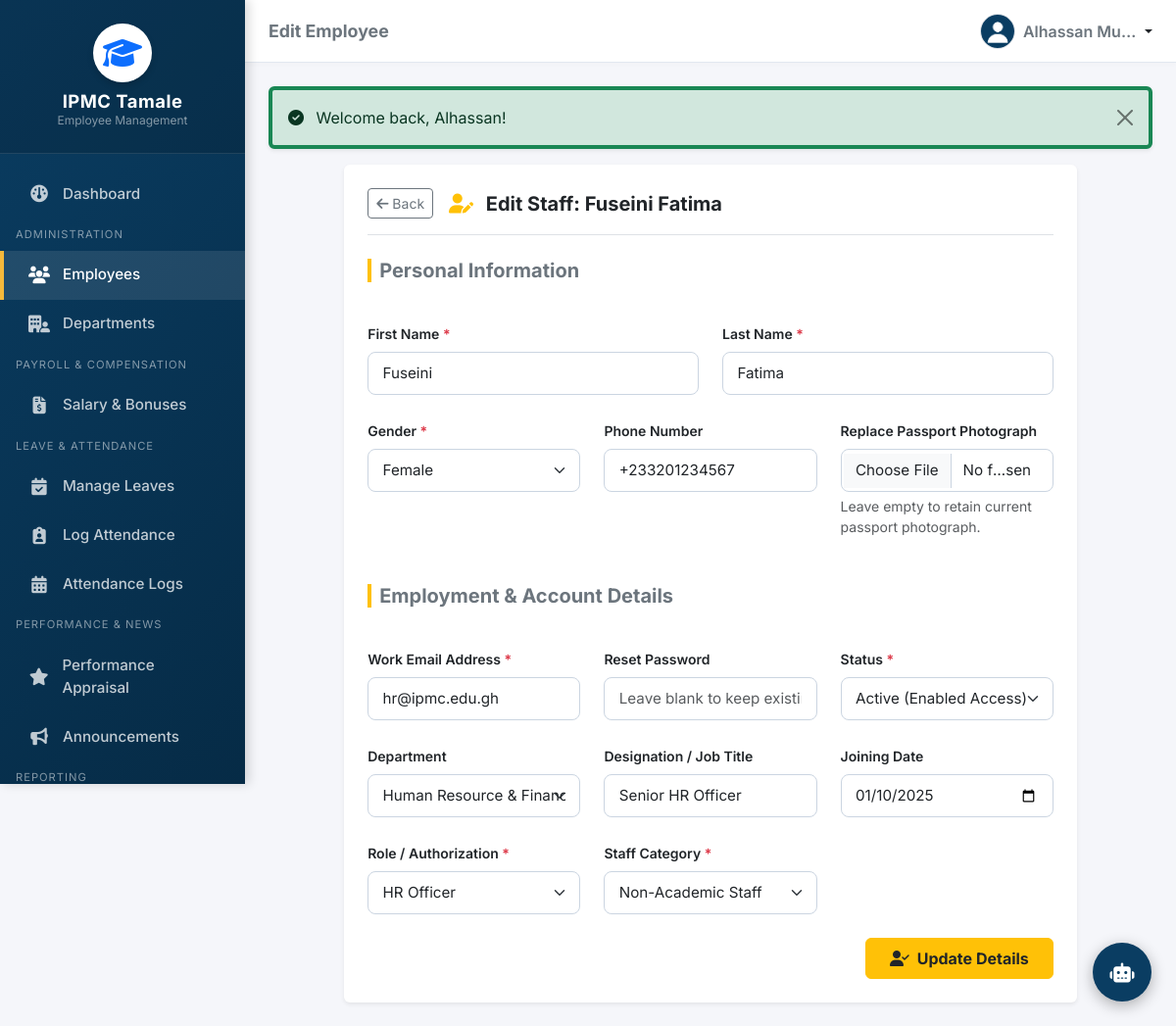
Page /employee-edit.php?id=2 (signed in) on the committed database.
### tables this page shows
CREATE TABLE IF NOT EXISTS `employees` (
    `id` INT AUTO_INCREMENT PRIMARY KEY,
    `employee_id` VARCHAR(50) NOT NULL UNIQUE,  
    `first_name` VARCHAR(50) NOT NULL,
    `last_name` VARCHAR(50) NOT NULL,
    `email` VARCHAR(100) NOT NULL UNIQUE,
    `password_hash` VARCHAR(255) NOT NULL,
    `role` ENUM('Admin', 'HR', 'Employee') NOT NULL DEFAULT 'Employee',
    `staff_type` ENUM('Academic', 'Non-Academic') NOT NULL DEFAULT 'Non-Academic',
    `gender` ENUM('Male', 'Female', 'Other') NOT NULL,
    `phone` VARCHAR(20) DEFAULT NULL,
    `department_id` INT DEFAULT NULL,
    `designation` VARCHAR(100) DEFAULT NULL,
    `joining_date` DATE NOT NULL,
    `photo` VARCHAR(255) DEFAULT NULL,  
    `status` ENUM('Active', 'Inactive') NOT NULL DEFAULT 'Active',
    `created_at` TIMESTAMP DEFAULT CURRENT_TIMESTAMP,
    `updated_at` TIMESTAMP DEFAULT CURRENT_TIMESTAMP ON UPDATE CURRENT_TIMESTAMP,
    FOREIGN KEY (`department_id`) REFERENCES `departments` (`id`) ON DELETE SET NULL
);

CREATE TABLE IF NOT EXISTS `departments` (
    `id` INT AUTO_INCREMENT PRIMARY KEY,
    `name` VARCHAR(100) NOT NULL UNIQUE,
    `code` VARCHAR(20) NOT NULL UNIQUE,
    `description` TEXT,
    `created_at` TIMESTAMP DEFAULT CURRENT_TIMESTAMP,
    `updated_at` TIMESTAMP DEFAULT CURRENT_TIMESTAMP ON UPDATE CURRENT_TIMESTAMP
);

### classes/Database.php (called while the page is built)
<?php
class Database {
    private static $host = 'localhost';
    private static $db_name = 'ipmc_ems';
    private static $username = 'ipmc_user';
    private static $password = 'ipmc_secure_pass123!';
    private static $conn = null;
    public static function connect() {
        if (self::$conn === null) {
            try {
                $dsn = "mysql:host=" . self::$host . ";dbname=" . self::$db_name . ";charset=utf8mb4";
                self::$conn = new PDO($dsn, self::$username, self::$password, [
                    PDO::ATTR_ERRMODE => PDO::ERRMODE_EXCEPTION,
                    PDO::ATTR_DEFAULT_FETCH_MODE => PDO::FETCH_ASSOC,
                    PDO::ATTR_EMULATE_PREPARES => false
                ]);
            } catch (PDOException $e) {
                die("Database Connection Error: " . $e->getMessage());
            }
        }
        return self::$conn;
    }
}

### classes/Employee.php (called while the page is built, shortened)
<?php
require_once __DIR__ . '/Database.php';
class Employee {
    private $db;
    public function __construct() {
        $this->db = Database::connect();
    }
    public function findById($id) {
        $stmt = $this->db->prepare("
            SELECT e.*, d.name as department_name
            FROM employees e
            LEFT JOIN departments d ON e.department_id = d.id
            WHERE e.id = :id
        ");
        $stmt->execute(['id' => $id]);
        return $stmt->fetch();
    }
}
?>

### classes/Department.php (called while the page is built, shortened)
<?php
require_once __DIR__ . '/Database.php';
class Department {
    private $db;
    public function __construct() {
        $this->db = Database::connect();
    }
    public function getAll() {
        $stmt = $this->db->query("
            SELECT d.*, COUNT(e.id) as employee_count
            FROM departments d
            LEFT JOIN employees e ON d.id = e.department_id
            GROUP BY d.id
            ORDER BY d.name ASC
        ");
        return $stmt->fetchAll();
    }
}
?>

### employee-edit.php (the view, shortened to what this page needs)
<?php
require_once __DIR__ . '/classes/Employee.php';
require_once __DIR__ . '/classes/Department.php';
$employeeModel = new Employee();
$departmentModel = new Department();
$departments = $departmentModel->getAll();
$id = intval($_GET['id'] ?? 0);
$employee = $employeeModel->findById($id);
include_once __DIR__ . '/includes/header.php';
?>
<div class="row justify-content-center">
    <div class="col-12 col-xl-10">
        <div class="card border-0 shadow-sm p-3 p-md-4 bg-white">
            <div class="d-flex align-items-center flex-wrap mb-4 border-bottom pb-3 gap-2">
                <a href="employees.php" class="btn btn-sm btn-outline-secondary me-2"><i class="fa-solid fa-arrow-left"></i> Back</a>
                <h4 class="fw-bold mb-0 text-dark fs-5">
                    <i class="fa-solid fa-user-pen text-warning me-2"></i> Edit Staff: <?php echo htmlspecialchars($employee['first_name'] . ' ' . $employee['last_name']); ?>
                </h4>
            </div>
            <form method="POST" action="employee-edit.php?id=<?php echo $employee['id']; ?>" enctype="multipart/form-data" class="row g-4">
                <div class="col-12">
                    <h5 class="fw-bold text-secondary mb-3 border-start border-4 border-warning ps-2">Personal Information</h5>
                </div>
                <div class="col-12 col-md-6">
                    <label class="form-label fw-semibold small">First Name <span class="text-danger">*</span></label>
                    <input type="text" class="form-control" name="first_name" required value="<?php echo htmlspecialchars($employee['first_name']); ?>">
                </div>
                <div class="col-12 col-md-6">
                    <label class="form-label fw-semibold small">Last Name <span class="text-danger">*</span></label>
                    <input type="text" class="form-control" name="last_name" required value="<?php echo htmlspecialchars($employee['last_name']); ?>">
                </div>
                <div class="col-12 col-md-4">
                    <label class="form-label fw-semibold small">Gender <span class="text-danger">*</span></label>
                    <select class="form-select" name="gender" required>
                        <option value="Female" <?php echo ($employee['gender'] === 'Female') ? 'selected' : ''; ?>>Female</option>
                    </select>
                </div>
                <div class="col-12 col-md-4">
                    <label class="form-label fw-semibold small">Phone Number</label>
                    <input type="text" class="form-control" name="phone" value="<?php echo htmlspecialchars($employee['phone'] ?? ''); ?>">
                </div>
                <div class="col-12 col-md-4">
                    <label class="form-label fw-semibold small">Replace Passport Photograph</label>
                    <input type="file" class="form-control" name="photo" accept="image/*">
                    <small class="text-muted d-block mt-1">Leave empty to retain current passport photograph.</small>
                </div>
                <div class="col-12 mt-5">
                    <h5 class="fw-bold text-secondary mb-3 border-start border-4 border-warning ps-2">Employment & Account Details</h5>
                </div>
                <div class="col-12 col-md-4">
                    <label class="form-label fw-semibold small">Work Email Address <span class="text-danger">*</span></label>
                    <input type="email" class="form-control" name="email" required value="<?php echo htmlspecialchars($employee['email']); ?>">
                </div>
                <div class="col-12 col-md-4">
                    <label class="form-label fw-semibold small">Reset Password</label>
                    <input type="password" class="form-control" name="password" placeholder="Leave blank to keep existing password">
                </div>
                <div class="col-12 col-md-4">
                    <label class="form-label fw-semibold small">Status <span class="text-danger">*</span></label>
                    <select class="form-select" name="status" required>
                        <option value="Active" <?php echo ($employee['status'] === 'Active') ? 'selected' : ''; ?>>Active (Enabled Access)</option>
                    </select>
                </div>
                <div class="col-12 col-md-4">
                    <label class="form-label fw-semibold small">Department</label>
                    <select class="form-select" name="department_id">
                        <?php foreach ($departments as $dept): ?>
                            <option value="<?php echo $dept['id']; ?>" <?php echo ($employee['department_id'] == $dept['id']) ? 'selected' : ''; ?>>
                                <?php echo htmlspecialchars($dept['name']); ?>
                            </option>
                        <?php endforeach; ?>
                    </select>
                </div>
                <div class="col-12 col-md-4">
                    <label class="form-label fw-semibold small">Designation / Job Title</label>
                    <input type="text" class="form-control" name="designation" value="<?php echo htmlspecialchars($employee['designation'] ?? ''); ?>">
                </div>
                <div class="col-12 col-md-4">
                    <label class="form-label fw-semibold small">Joining Date</label>
                    <input type="date" class="form-control" name="joining_date" value="<?php echo $employee['joining_date']; ?>">
                </div>
                <div class="col-12 col-md-4">
                    <label class="form-label fw-semibold small">Role / Authorization <span class="text-danger">*</span></label>
                    <select class="form-select" name="role" required>
                        <option value="HR" <?php echo ($employee['role'] === 'HR') ? 'selected' : ''; ?>>HR Officer</option>
                    </select>
                </div>
                <div class="col-12 col-md-4">
                    <label class="form-label fw-semibold small">Staff Category <span class="text-danger">*</span></label>
                    <select class="form-select" name="staff_type" required>
                        <option value="Non-Academic" <?php echo ($employee['staff_type'] === 'Non-Academic') ? 'selected' : ''; ?>>Non-Academic Staff</option>
                    </select>
                </div>
                <div class="col-12 mt-4 text-end">
                    <button type="submit" class="btn btn-warning btn-submit-mobile text-dark fw-bold px-4 py-2"><i class="fa-solid fa-user-check me-1"></i> Update Details</button>
                </div>
            </form>
        </div>
    </div>
</div>
<?php include_once __DIR__ . '/includes/footer.php'; ?>

### css/style.css (style rules this page uses)
:root { --ipmc-primary: #0a3d62; --ipmc-secondary: #3c6382; --ipmc-accent: #f6b93b; --ipmc-dark: #1e272e; --ipmc-light: #f8f9fa; --ipmc-sidebar-width: 250px; --ipmc-transition: all 0.3s cubic-bezier(0.4, 0, 0.2, 1); }
body { font-family: 'Inter', system-ui, -apple-system, sans-serif; background-color: #f5f6fa; color: var(--ipmc-dark); min-height: 100vh; overflow-x: hidden; }
.form-control, .form-select { border-radius: 8px; border: 1px solid #cbd5e1; padding: 0.6rem 0.9rem; font-size: 0.95rem; transition: border-color 0.2s ease, box-shadow 0.2s ease; width: 100%; }

### rows in the picture
employees: first_name+last_name "Fuseini Fatima", first_name "Fuseini", last_name "Fatima", gender "Female", phone "+233201234567", email "hr@ipmc.edu.gh", status "Active (Enabled Access)", department_id "Human Resource & Finance", designation "Senior HR Officer", joining_date "01/10/2025", role "HR Officer", staff_type "Non-Academic Staff"

### other values in the picture
$page_title "Edit Employee"
$_SESSION['user_name'] "Alhassan Mu…"
$_SESSION['success_msg'] "Welcome back, Alhassan!"
